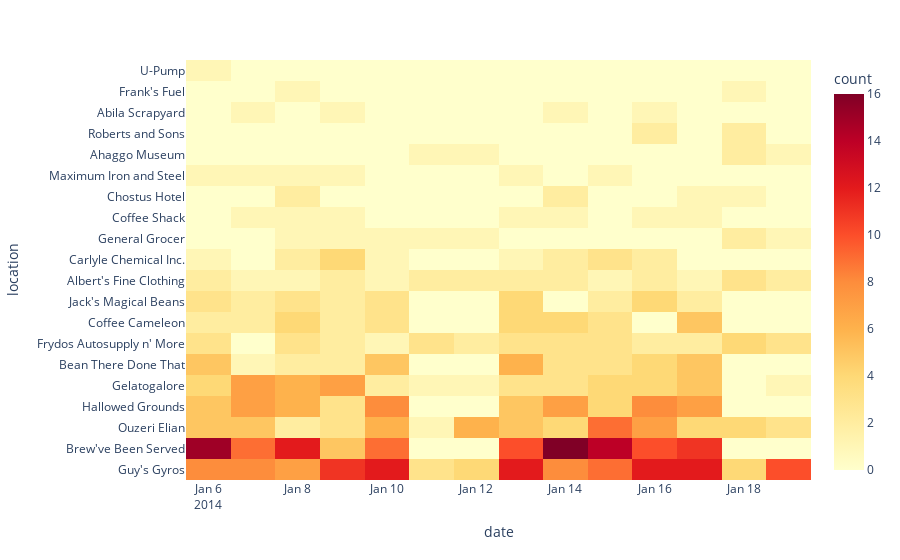

This figure's notebook cell:
### Code cell
import pandas as pd
import plotly.express as px

def getHeatmap(df):
    

    return fig

df = pd.read_csv("cards.csv")

df_count = df.groupby('location').size().reset_index(name='count')
df_sorted = df_count.sort_values(by='count', ascending=False)

fig = px.density_heatmap(
    df,
    x="date", y="location",
    color_continuous_scale='YlOrRd',
    nbinsx=len(df['date'].unique()),
    nbinsy=len(df['location'].unique()),
    category_orders={"location": df_sorted['location']})  # Set category order based on count

# Reorder the locations based on the accumulated count
fig.update_yaxes(categoryarray=df_sorted['location'])

fig.show()

print(5)

### Figure 1 — Plotly figure (JSON) as saved in the notebook; plotly's stock layout.template omitted (floating-point values rounded to 4 significant figures; data arrays with more than 128 entries replaced by an {"elided": "..."} marker saying what was removed)
{"data": [{"coloraxis": "coloraxis", "hovertemplate": "date=%{x}<br>location=%{y}<br>count=%{z}<extra></extra>", "name": "", "nbinsx": 14, "nbinsy": 20, "type": "histogram2d", "x": {"elided": "610 str values"}, "xaxis": "x", "xbingroup": "x", "y": {"elided": "610 str values"}, "yaxis": "y", "ybingroup": "y"}], "layout": {"coloraxis": {"colorbar": {"title": {"text": "count"}}, "colorscale": [[0, "rgb(255,255,204)"], [0.125, "rgb(255,237,160)"], [0.25, "rgb(254,217,118)"], [0.375, "rgb(254,178,76)"], [0.5, "rgb(253,141,60)"], [0.625, "rgb(252,78,42)"], [0.75, "rgb(227,26,28)"], [0.875, "rgb(189,0,38)"], [1, "rgb(128,0,38)"]]}, "legend": {"tracegroupgap": 0}, "margin": {"t": 60}, "xaxis": {"anchor": "y", "domain": [0, 1], "title": {"text": "date"}}, "yaxis": {"anchor": "x", "categoryarray": ["Guy's Gyros", "Brew've Been Served", "Ouzeri Elian", "Hallowed Grounds", "Gelatogalore", "Bean There Done That", "Frydos Autosupply n' More", "Coffee Cameleon", "Jack's Magical Beans", "Albert's Fine Clothing", "Carlyle Chemical Inc.", "General Grocer", "Coffee Shack", "Chostus Hotel", "Maximum Iron and Steel", "Ahaggo Museum", "Roberts and Sons", "Abila Scrapyard", "Frank's Fuel", "U-Pump"], "categoryorder": "array", "domain": [0, 1], "title": {"text": "location"}}}}
